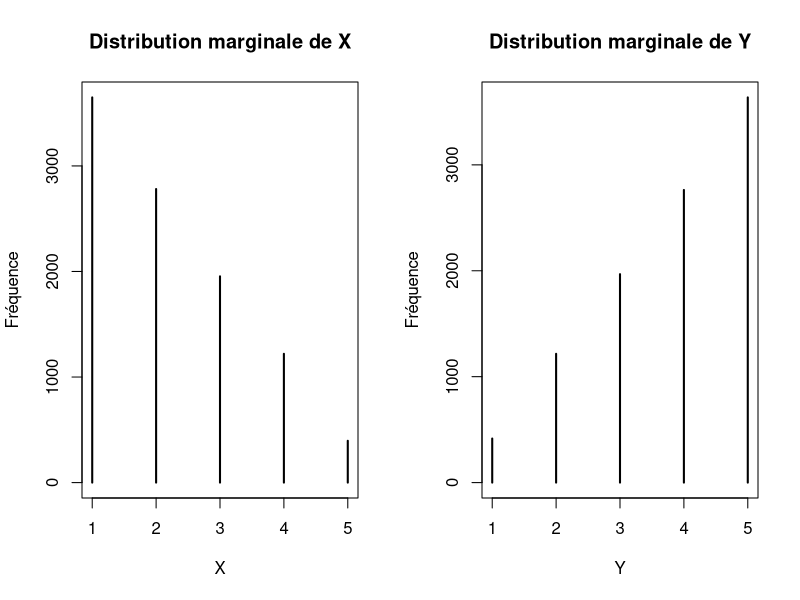

Recreate this plot in R.

# C'est moi ou ça affiche rien ?
# HELP !

U <- sample(1:5, size = 10000, replace = TRUE)
V <- sample(1:5, size = 10000, replace = TRUE)

X <- pmin(U, V)
Y <- pmax(U, V)

head(data.frame(U, V, X, Y))

table(X, Y)

# J'ai pas compris ça j'ai pompé sur Google :////////
par(mfrow = c(1, 2))

plot(table(X), main = "Distribution marginale de X", xlab = "X",  ylab = "Fréquence", type = "h", lwd = 2)
plot(table(Y), main = "Distribution marginale de Y", xlab = "Y", ylab = "Fréquence", type = "h", lwd = 2)

par(mfrow = c(1, 1))